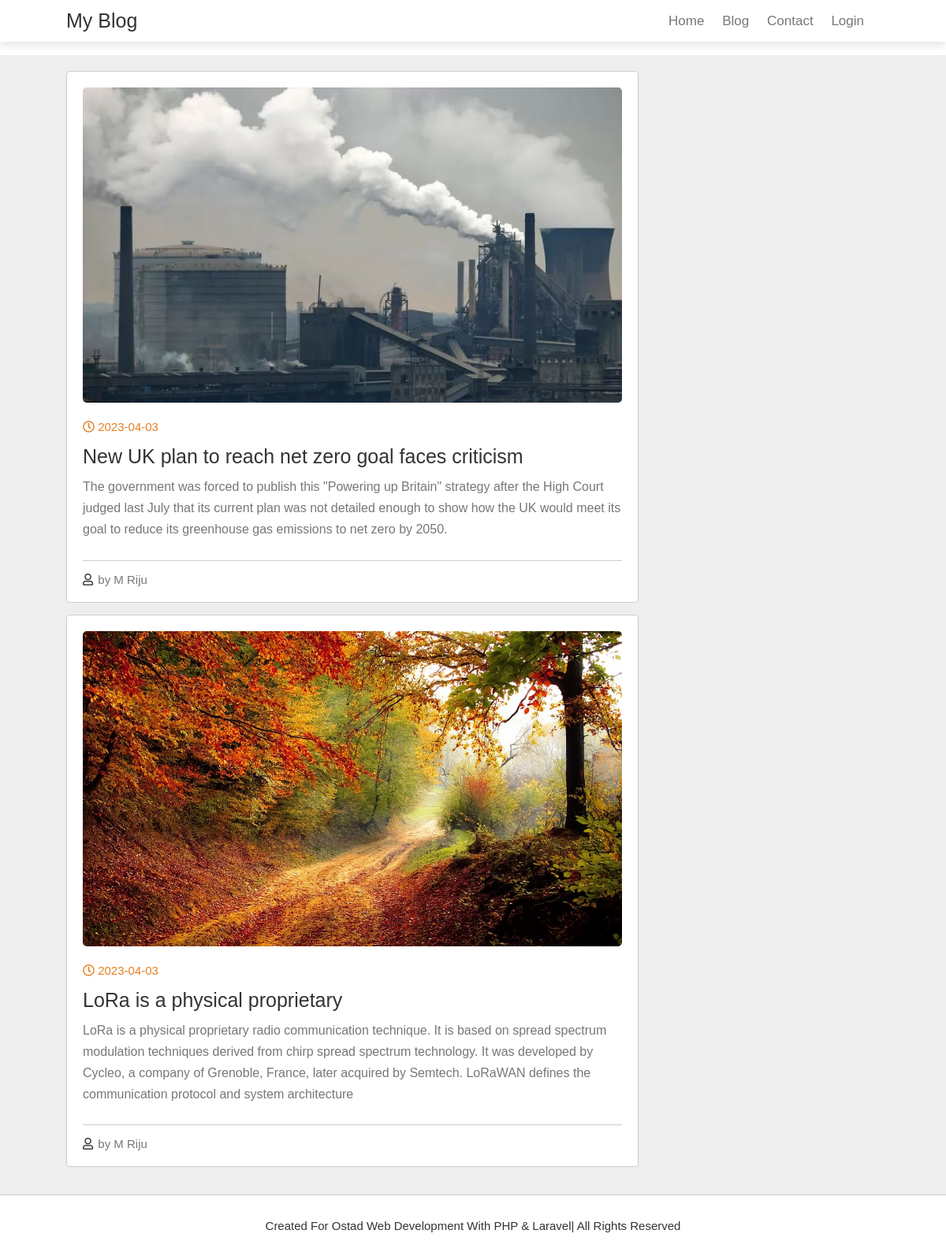
Screenshot of /blog.php with the database file from the repository.
### tables this page shows
CREATE TABLE IF NOT EXISTS `post` (
  `id` int(11) NOT NULL AUTO_INCREMENT,
  `title` varchar(150) NOT NULL,
  `category` varchar(150) NOT NULL,
  `photo` varchar(255) NOT NULL,
  `description` text NOT NULL,
  `user_id` int(11) NOT NULL,
  `create_at` timestamp NOT NULL DEFAULT current_timestamp(),
  PRIMARY KEY (`id`)
);

CREATE TABLE IF NOT EXISTS `users` (
  `id` int(11) NOT NULL AUTO_INCREMENT,
  `name` varchar(100) NOT NULL,
  `email` varchar(180) NOT NULL,
  `password` varchar(150) NOT NULL,
  `user_role` char(1) DEFAULT '1',
  PRIMARY KEY (`id`)
);

### blog.php (the view, shortened to what this page needs)
<?php
include('db.php');
include('includes/header.php');
?>
<section class="container" id="posts" style="margin-top:70px">
    <div class="posts-container">
    <?php
        $sql = "SELECT post.*,users.name FROM post left join users ON post.user_id = users.id ORDER BY post.id DESC";
        $result = mysqli_query($linkDB, $sql);
        if (mysqli_num_rows($result) > 0) {
            while ($row = mysqli_fetch_assoc($result)) {?>
        <div class="post">
            <img src="assets/post-img/<?php echo $row['photo']; ?>" alt="" class="image">
            <div class="date">
                <i class="far fa-clock"></i>
                <span><?php echo date('Y-m-d',strtotime($row['create_at'])) ?></span>
            </div>
            <h3 class="title"><?php echo $row['title']; ?></h3>
            <p class="text"><?php echo $row['description']; ?></p>
            <div class="links">
                <a href="#" class="user">
                    <i class="far fa-user"></i>
                    <span>by <?php echo $row['name']; ?></span>
                </a>
            </div>
        </div>
        <?php } }else{?>
            <h3>No Post Found!</h3>
        <?php }?>
    </div>
</section>
<?php include('includes/footer.php');?>

### assets/css/style.css (style rules this page uses)
:root { --orange: #e67e22; --black: #333; --light-color: #777; --border: 0.1rem solid rgba(0, 0, 0, 0.2); --box-shadow: 0 0.5rem 1rem rgba(0, 0, 0, 0.1); }
* { margin: 0; padding: 0; box-sizing: border-box; outline: none; border: none; text-decoration: none; font-family: Verdana, Geneva, Tahoma, sans-serif; font-weight: lighter; }
html { font-size: 62.5%; overflow-x: hidden; scroll-behavior: smooth; scroll-padding-top: 6rem; }
section { padding: 2rem 7%; }
.container { display: grid; grid-template-columns: 2.5fr 1fr; gap: 1.5rem; background: #eee; }
.container .posts-container .post { width: 100%; padding: 2rem; background: #fff; border: var(--border); border-radius: 0.5rem; margin-bottom: 1.5rem; }
.container .posts-container .post .image { height: 40rem; width: 100%; border-radius: 0.5rem; object-fit: cover; }
.container .posts-container .post .date { padding-top: 2rem; font-size: 1.5rem; color: var(--orange); }
.container .posts-container .post .title { padding-top: 1.5rem; font-size: 2.5rem; color: var(--black); }
.container .posts-container .post .text { color: var(--light-color); font-size: 1.6rem; line-height: 1.7; padding: 1rem 0; }
.container .posts-container .links { border-top: var(--border); margin-top: 1.5rem; padding-top: 1.5rem; display: flex; align-items: center; }
.container .posts-container .links .user { margin-right: auto; }
.container .posts-container .links a { font-size: 1.5rem; color: var(--light-color); }
.container .posts-container .links a i { padding-right: 0.2rem; color: var(--black); }

### rows the page displays
post: photo (picture), create_at "2023-04-03", title "New UK plan to reach net zero goal faces criticism", description "The government was forced to publish this \"Powering up Britain\" strategy after the High Court judged last July that its current plan was not detailed enough to show how the UK would meet its goal to reduce its greenhouse gas emissions to net zero by 2050.", user.name "M Riju"
post: photo (picture), create_at "2023-04-03", title "LoRa is a physical proprietary", description "LoRa is a physical proprietary radio communication technique. It is based on spread spectrum modulation techniques derived from chirp spread spectrum technology. It was developed by Cycleo, a company of Grenoble, France, later acquired by Semtech. LoRaWAN defines the communication protocol and system architecture", user.name "M Riju"
